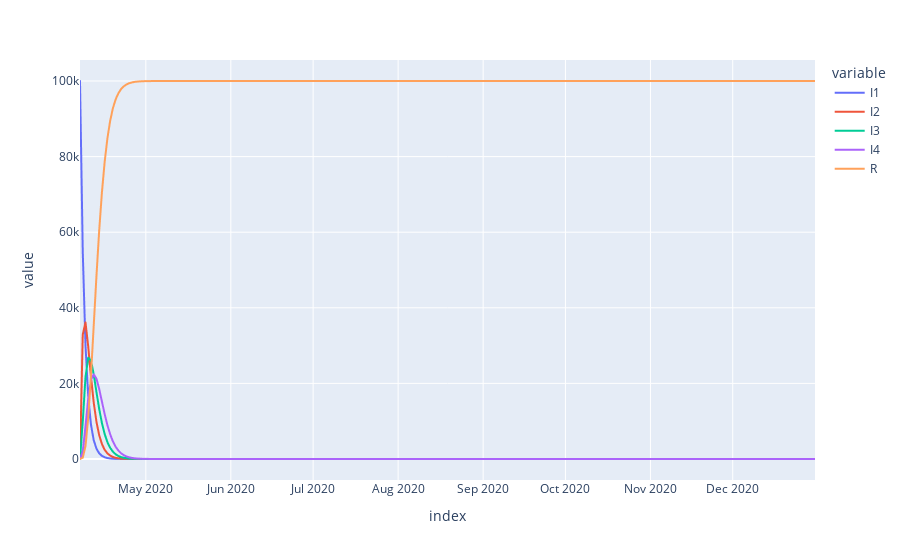

The notebook cell this image was saved under:
### Code cell
m2.get_outputs_df().plot()

### Figure 1 — Plotly figure (JSON) as saved in the notebook; plotly's stock layout.template omitted (floating-point values rounded to 4 significant figures; data arrays with more than 128 entries replaced by an {"elided": "..."} marker saying what was removed)
{"data": [{"hovertemplate": "variable=I1<br>index=%{x}<br>value=%{y}<extra></extra>", "legendgroup": "I1", "line": {"color": "#636efa", "dash": "solid"}, "marker": {"symbol": "circle"}, "mode": "lines", "name": "I1", "showlegend": true, "type": "scattergl", "x": {"elided": "269 str values"}, "xaxis": "x", "y": {"elided": "269 float values"}, "yaxis": "y"}, {"hovertemplate": "variable=I2<br>index=%{x}<br>value=%{y}<extra></extra>", "legendgroup": "I2", "line": {"color": "#EF553B", "dash": "solid"}, "marker": {"symbol": "circle"}, "mode": "lines", "name": "I2", "showlegend": true, "type": "scattergl", "x": {"elided": "269 str values"}, "xaxis": "x", "y": {"elided": "269 float values"}, "yaxis": "y"}, {"hovertemplate": "variable=I3<br>index=%{x}<br>value=%{y}<extra></extra>", "legendgroup": "I3", "line": {"color": "#00cc96", "dash": "solid"}, "marker": {"symbol": "circle"}, "mode": "lines", "name": "I3", "showlegend": true, "type": "scattergl", "x": {"elided": "269 str values"}, "xaxis": "x", "y": {"elided": "269 float values"}, "yaxis": "y"}, {"hovertemplate": "variable=I4<br>index=%{x}<br>value=%{y}<extra></extra>", "legendgroup": "I4", "line": {"color": "#ab63fa", "dash": "solid"}, "marker": {"symbol": "circle"}, "mode": "lines", "name": "I4", "showlegend": true, "type": "scattergl", "x": {"elided": "269 str values"}, "xaxis": "x", "y": {"elided": "269 float values"}, "yaxis": "y"}, {"hovertemplate": "variable=R<br>index=%{x}<br>value=%{y}<extra></extra>", "legendgroup": "R", "line": {"color": "#FFA15A", "dash": "solid"}, "marker": {"symbol": "circle"}, "mode": "lines", "name": "R", "showlegend": true, "type": "scattergl", "x": {"elided": "269 str values"}, "xaxis": "x", "y": {"elided": "269 float values"}, "yaxis": "y"}], "layout": {"legend": {"title": {"text": "variable"}, "tracegroupgap": 0}, "margin": {"t": 60}, "xaxis": {"anchor": "y", "domain": [0, 1], "title": {"text": "index"}}, "yaxis": {"anchor": "x", "domain": [0, 1], "title": {"text": "value"}}}}
